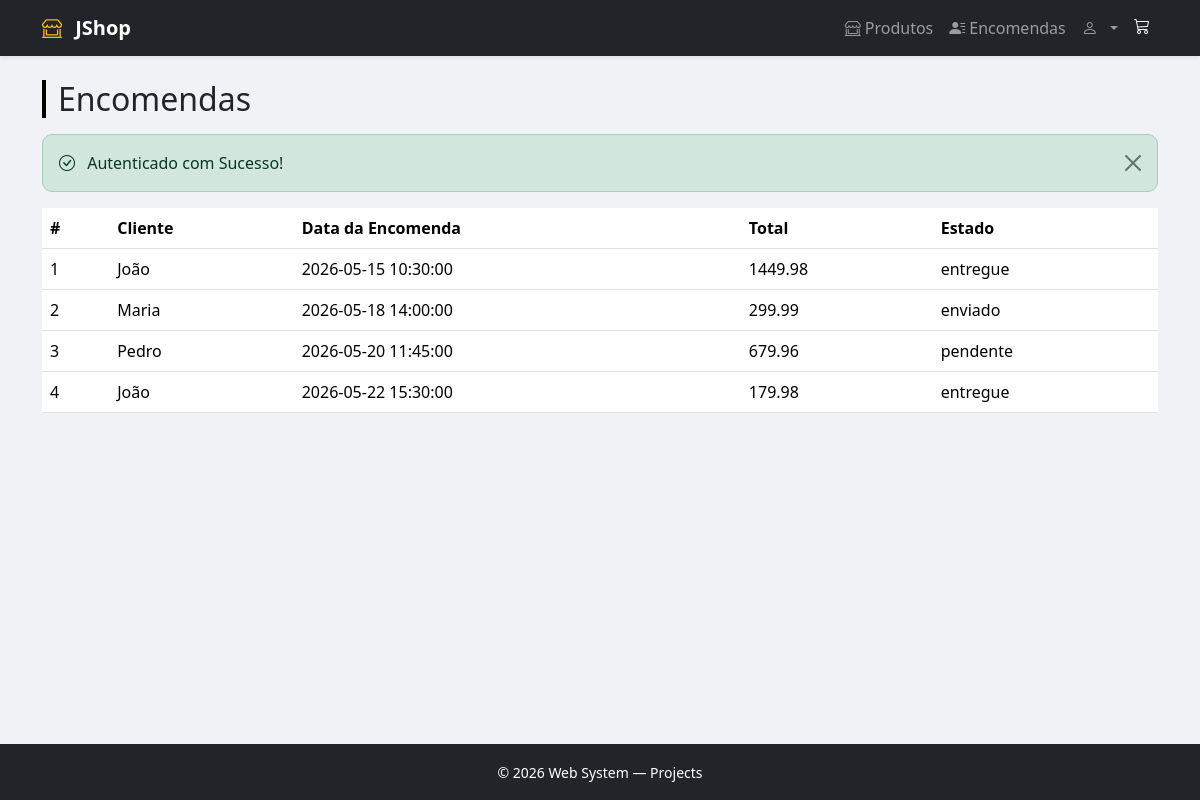
The page /order/list-order.php (signed in) on the database its author committed.
### tables this page shows
CREATE TABLE encomendas (
    id INT AUTO_INCREMENT PRIMARY KEY,
    id_utilizador INT NOT NULL,
    morada VARCHAR(100) NOT NULL,
    data_encomenda DATETIME DEFAULT CURRENT_TIMESTAMP,
    total DECIMAL(10, 2) NOT NULL,
    estado ENUM('pendente', 'enviado', 'entregue', 'cancelado') DEFAULT 'pendente',
    FOREIGN KEY (id_utilizador) REFERENCES utilizadores(id)
);

CREATE TABLE utilizadores (
    id INT AUTO_INCREMENT PRIMARY KEY,
    nome VARCHAR(100) NOT NULL,
    apelido VARCHAR(100) NOT NULL,
    data_nascimento VARCHAR(100) NOT NULL,
    morada VARCHAR(100) NOT NULL,
    email VARCHAR(150) NOT NULL,
    telefone VARCHAR(20),
    username VARCHAR(50) NOT NULL UNIQUE,
    senha_hash VARCHAR(255) NOT NULL,
    tipo ENUM('admin', 'cliente') DEFAULT 'cliente'
);

### config/Database.php (called while the page is built, shortened)
<?php
class Database
{
    private string $host = AppConfigConst::DB_HOST;
    private string $dbname = AppConfigConst::DB_NAME;
    private string $username = AppConfigConst::DB_USER;
    private string $password = AppConfigConst::DB_PASS;
    public function __construct()
    {
        $this->conexao = new mysqli($this->host, $this->username, $this->password, $this->dbname);
    }
}
?>

### security/SessionService.php (called while the page is built, shortened)
<?php
class SessionService
{
    public static function isAdmin()
    {
        return isset($_SESSION['user_id']) && (isset($_SESSION['role']) && $_SESSION['role'] === "admin");
    }
}
?>

### order/OrderService.php (called while the page is built, shortened)
<?php
require_once __DIR__ . '/../config/Database.php';
class OrderService
{
    private $database;
    public function __construct()
    {
        $this->database = (new Database())->conexao;
    }
    public function getAllOrder()
    {
        if (SessionService::isAdmin()) {
            $result = $this->database->query("SELECT e.id, u.nome as utilizador, e.data_encomenda, e.estado, e.total FROM encomendas e
                                          INNER JOIN utilizadores u ON u.id = e.id_utilizador");
            return $result->fetch_all(MYSQLI_ASSOC);
        }
    }
}
?>

### order/list-order.php (the view, shortened to what this page needs)
<?php
require_once __DIR__ . '/../security/SessionService.php';
$flash = $_SESSION['flash'] ?? null;
include 'OrderService.php';
$orderService = new OrderService();
$orderList = null;
if (SessionService::isAdmin()) {
    $orderList = $orderService->getAllOrder();
} else {
    $id_utilizador = $_SESSION['user_id'];
    $orderList = $orderService->getAllOrderByUserId($id_utilizador);
}
require_once __DIR__ . '/../includes/header.php';
?>
<div class="d-flex justify-content-between align-items-center mb-3">
    <h2 class="page-header mb-0">Encomendas</h2>
</div>
<?php if ($flash): ?>
    <div class="alert alert-<?= htmlspecialchars($flash['type']) ?> alert-dismissible fade show" role="alert">
        <i class="bi bi-<?= $flash['type'] === 'success' ? 'check-circle' : 'exclamation-triangle' ?> me-2"></i>
        <?= htmlspecialchars($flash['message']) ?>
        <button type="button" class="btn-close" data-bs-dismiss="alert"></button>
    </div>
<?php endif; ?>
<?php if (empty($orderList)): ?>
    <div class="card form-card">
        <div class="empty-state">
            <h4>Nenhum pedido realizado. </h4>
        </div>
    </div>
<?php else: ?>
    <table class="table">
        <thead>
            <tr>
                <th scope="col">#</th>
                <th scope="col">Cliente</th>
                <th scope="col">Data da Encomenda</th>
                <th scope="col">Total</th>
                <th scope="col">Estado</th>
            </tr>
        </thead>
        <tbody>
            <?php foreach ($orderList as $order) { ?>
                <tr class="position-relative">
                    <td>
                        <?= $order['id'] ?>
                    </td>
                    <td>
                        <?= $order['utilizador'] ?>
                    </td>
                    <td>
                        <?= $order['data_encomenda'] ?>
                    </td>
                    <td>
                        <?= $order['total'] ?>
                    </td>
                    <td>
                        <?= $order['estado'] ?>
                    </td>
                </tr>
            <?php } ?>
        </tbody>
    </table>
<?php endif; ?>

### assets/css/style.css (style rules this page uses)
body { background-color: #f0f2f5; font-family: "Segoe UI", sans-serif; min-height: 100vh; display: flex; flex-direction: column; }
.page-header { border-left: 4px solid #000000; padding-left: 0.75rem; margin-bottom: 1.5rem; }
.alert { border-radius: 10px; }

### rows shown on the page
encomendas: id "1", id_utilizador.nome "João", data_encomenda "2026-05-15 10:30:00", total "1449.98", estado "entregue"
encomendas: id "2", id_utilizador.nome "Maria", data_encomenda "2026-05-18 14:00:00", total "299.99", estado "enviado"
encomendas: id "3", id_utilizador.nome "Pedro", data_encomenda "2026-05-20 11:45:00", total "679.96", estado "pendente"
encomendas: id "4", id_utilizador.nome "João", data_encomenda "2026-05-22 15:30:00", total "179.98", estado "entregue"

### other values the page prints
$flash['message'] "Autenticado com Sucesso!"
